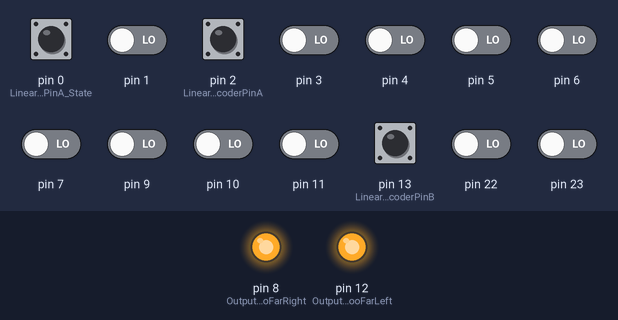
Recording of a sketch running on a simulated Arduino Uno, built with avr-gcc and run on an emulated ATmega328P. On the bench: output pins drawn as LEDs (lit = HIGH). The inputs (shaded band) are chosen by the test bench; at power-on: pin 0 (LinearEncoderPinA_State), pin 2 (LinearEncoderPinA), pin 13 (LinearEncoderPinB) HIGH, pin 1, pin 3–7, pin 9–11, pin 22, pin 23 LOW.

Above: at 0.1 s.
Timing chart, 0 to 1.6 s (numbered marks = the images above):
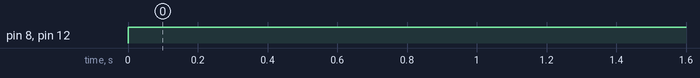

The sketch:

linear_encoder.ino
```cpp
// (licence header left out)
#include <stdint.h>

/*==========================================================================================
  USER SETTINGS
*/

// Pins for reading (digital) from linear encoder
#define LinearEncoderPinA  2
#define LinearEncoderPinB  13

#define OutputPinTooFarRight 8
#define OutputPinTooFarLeft 12


// How close to the sides of the track should the cart be allowed to go?
// note: printer encoder strip has approx. 200 steps/cm
const int AllowedStepsFromTrackEdge = 1200;

//bits for encoder change detection:
//  when 1, consider only most recent measurement
//  when 3, consider a change only when the two most recent measurements agree
//  when 7, consider a change when only the three most recent measurements agree
#define BITS_FOR_ENCODER_CHANGE_DETECT  3

//how often to read the linear encoder... in microseconds
#define INTERRUPT_TIMER_PERIOD_MICROSECONDS  42

/*==========================================================================================
  DYNAMIC VARIABLES (NOT USER SETTINGS)
*/
/*
  Keep track of the position of the cart, and the track limits
  (sweep the cart side to side to the track limits before starting controller)
*/
int LinearEncoderMinimumPositionSeen = 0;
int LinearEncoderMaximumPositionSeen = 0;
volatile int LinearEncoderCurrPosition = 0;

/*
  State of the linear encoder; change only if several consecutive reads agree
*/
volatile uint8_t LinearEncoderPinA_State = 0;
volatile uint8_t LinearEncoderPinB_State = 0;

/*
  The most recent read history for both encoders;
  also the AND/OR tests used to change state when multiple reads agree
*/
uint8_t LinearEncoderPinA_ReadHistory = 0;
uint8_t LinearEncoderPinB_ReadHistory = 0;

/*
  Digital reads will be as easy as AND'ing these pin bits with their PIN register
  To change the pins used, look above (near the beginning of this file)
*/
uint8_t PinTooFarRight_bit, PinTooFarLeft_bit;
uint8_t PinA_bit, PinB_bit;
#if LinearEncoderPinA <= 7
#define PINREGISTER_FOR_PIN_A PIND
#else
#define PINREGISTER_FOR_PIN_A PINB
#endif
#if LinearEncoderPinB <= 7
#define PINREGISTER_FOR_PIN_B PIND
#else
#define PINREGISTER_FOR_PIN_B PINB
#endif
//note: register PIND is for pins 0-7, register PINB is for pins 8-13

#if OutputPinTooFarRight <= 7
#define PINREGISTER_WRITE_FOR_PIN_RIGHT PORTD
#else
#define PINREGISTER_WRITE_FOR_PIN_RIGHT PORTB
#endif
#if OutputPinTooFarLeft <= 7
#define PINREGISTER_WRITE_FOR_PIN_LEFT PORTD
#else
#define PINREGISTER_WRITE_FOR_PIN_LEFT PORTB
#endif

/*==========================================================================================
  ADDITIONAL FUNCTIONS
*/
/*
  Direct-port-access equivalent of: pinMode(pin, INPUT); ...also returns the bit used for that pin
*/
uint8_t SetDirectPortAccessPin_READ(uint8_t pin) {
  if(pin <= 7) {
    DDRD &= (~(1<<pin)); //e.g. if pin is 2, first 4 bits: shift 0001 to 0100, then flip 1011, then &= with DDRD to set pin 2 to 0 i.e. INPUT
    return (1<<pin);     //return the bit we just set
  } else if(pin <= 13) {
    DDRB &= (~(1<<(pin-8))); //same as above, but the 0th bit of DDRB here is really the 8th Arduino pin
    return (1<<(pin-8));     //return the bit we just set
  }
  return 0;
}

/*
  Direct-port-access equivalent of: pinMode(pin, OUTPUT); ...also returns the bit used for that pin
*/
uint8_t SetDirectPortAccessPin_WRITE(uint8_t pin) {
  if(pin <= 7) {
    DDRD |= (1<<pin); //e.g. if pin is 2, first 4 bits: shift 0001 to 0100, then |= with DDRD to set pin 2 to 1 i.e. OUTPUT
    return (1<<pin);     //return the bit we just set
  } else if(pin <= 13) {
    DDRB |= (1<<(pin-8)); //same as above, but the 0th bit of DDRB here is really the 8th Arduino pin
    return (1<<(pin-8));     //return the bit we just set
  }
  return 0;
}


/*==========================================================================================
  Fast scheduled ISR for linear encoder reading and signal processing
*/
ISR(TIMER1_COMPA_vect)
{
  //----------------------------
  // Read latest (set rightmost bit to latest) and push back the history (left shift everything else)
  LinearEncoderPinA_ReadHistory = (LinearEncoderPinA_ReadHistory<<1) | ((PinA_bit & PINREGISTER_FOR_PIN_A) != 0);
  LinearEncoderPinB_ReadHistory = (LinearEncoderPinB_ReadHistory<<1) | ((PinB_bit & PINREGISTER_FOR_PIN_B) != 0);

  //----------------------------
  // Check changes in state of A

  // Check if A went from high to low
  if(LinearEncoderPinA_State && (LinearEncoderPinA_ReadHistory & BITS_FOR_ENCODER_CHANGE_DETECT)==0) {
    if(LinearEncoderPinB_State) {
      LinearEncoderCurrPosition++; //moving right if A went low while B was high
    } else {
      LinearEncoderCurrPosition--; //moving left if A went low while B was low
    }
    LinearEncoderPinA_State = 0;
  }
  // Check if A went from low to high
  else if(LinearEncoderPinA_State==0 && (LinearEncoderPinA_ReadHistory & BITS_FOR_ENCODER_CHANGE_DETECT) == BITS_FOR_ENCODER_CHANGE_DETECT) {
    if(LinearEncoderPinB_State) {
      LinearEncoderCurrPosition--; //moving left if A went high while B was high
    } else {
      LinearEncoderCurrPosition++; //moving right if A went high while B was low
    }
    LinearEncoderPinA_State = 1;
  }

  //----------------------------
  // Check changes in state of B

  // Check if B went from high to low
  if(LinearEncoderPinB_State && (LinearEncoderPinB_ReadHistory & BITS_FOR_ENCODER_CHANGE_DETECT)==0) {
    if(LinearEncoderPinA_State) {
      LinearEncoderCurrPosition--; //moving left if B went low while A was high
    } else {
      LinearEncoderCurrPosition++; //moving right if B went low while A was low
    }
    LinearEncoderPinB_State = 0;
  }
  // Check if B went from low to high
  else if(LinearEncoderPinB_State==0 && (LinearEncoderPinB_ReadHistory & BITS_FOR_ENCODER_CHANGE_DETECT) == BITS_FOR_ENCODER_CHANGE_DETECT) {
    if(LinearEncoderPinA_State) {
      LinearEncoderCurrPosition++; //moving right if B went high while A was high
    } else {
      LinearEncoderCurrPosition--; //moving left if B went high while A was low
    }
    LinearEncoderPinB_State = 1;
  }
}


/*==========================================================================================
  SETUP
*/
void setup()
{
  //Serial.begin(115200);

  //pinMode(LinearEncoderPinA, INPUT);
  //pinMode(LinearEncoderPinB, INPUT);

  pinMode(OutputPinTooFarRight, OUTPUT);
  pinMode(OutputPinTooFarLeft,  OUTPUT);

  noInterrupts(); //disable interrupts

  PinA_bit = SetDirectPortAccessPin_READ(LinearEncoderPinA);
  PinB_bit = SetDirectPortAccessPin_READ(LinearEncoderPinB);

  //PinTooFarRight_bit = SetDirectPortAccessPin_WRITE(OutputPinTooFarRight);
  //PinTooFarLeft_bit = SetDirectPortAccessPin_WRITE(OutputPinTooFarLeft);

  // Use Timer1 for timer interrupt

  TCCR1A = 0; //clear this entire register
  TCCR1B = 0; //clear this entire register

  // compare match register -- what value to trigger timer counter interrupt on
  //    since prescalar is 1x, each count is (1/16) microseconds
  OCR1A = (INTERRUPT_TIMER_PERIOD_MICROSECONDS * 16);

  TCCR1B |= (1 << WGM12);   // CTC mode (_Clear _Timer counter TCNT1 on _Compare match TCNT1 == OCR1A)
  TCCR1B |= (1 << CS10);    // 1x prescaler (see ATMega328P documentation page 137)
  TIMSK1 |= (1 << OCIE1A);  // enable timer compare interrupt

  TCNT1  = 0; //initialize timer counter value to 0

  interrupts(); //re-enable interrupts
}


/*==========================================================================================
  MAIN LOOP
*/
void loop()
{
  //----------------------------
  // Expand max/min positions; to calibrate this, sweep cart fully side-to-side after an Arduino reset
  //
  if(LinearEncoderCurrPosition > LinearEncoderMaximumPositionSeen) {
    LinearEncoderMaximumPositionSeen = LinearEncoderCurrPosition;
  }
  if(LinearEncoderCurrPosition < LinearEncoderMinimumPositionSeen) {
    LinearEncoderMinimumPositionSeen = LinearEncoderCurrPosition;
  }

  //----------------------------
  // Print current position to serial; this should be commented out when not needed
  //
  //Serial.println(LinearEncoderCurrPosition, DEC);

  if(LinearEncoderCurrPosition > (LinearEncoderMaximumPositionSeen - AllowedStepsFromTrackEdge)) {
    digitalWrite(OutputPinTooFarRight, HIGH);
    //PINREGISTER_WRITE_FOR_PIN_RIGHT |= (1 << PinTooFarRight_bit);
  } else {
    digitalWrite(OutputPinTooFarRight, LOW);
    //PINREGISTER_WRITE_FOR_PIN_RIGHT &= (~(1 << PinTooFarRight_bit));
  }

  if(LinearEncoderCurrPosition < (LinearEncoderMinimumPositionSeen + AllowedStepsFromTrackEdge)) {
    digitalWrite(OutputPinTooFarLeft, HIGH);
    //PINREGISTER_WRITE_FOR_PIN_LEFT |= (1 << PinTooFarLeft_bit);
  } else {
    digitalWrite(OutputPinTooFarLeft, LOW);
    //PINREGISTER_WRITE_FOR_PIN_LEFT &= (~(1 << PinTooFarLeft_bit));
  }

  //delay(1); //since we are using timed interrupt for linear encoder reading, we can comfortably wait here
}
```

Measured:
- by itself, pin 8 (OutputPinTooFarRight), pin 12 (OutputPinTooFarLeft): LOW → HIGH at 0.00 s
